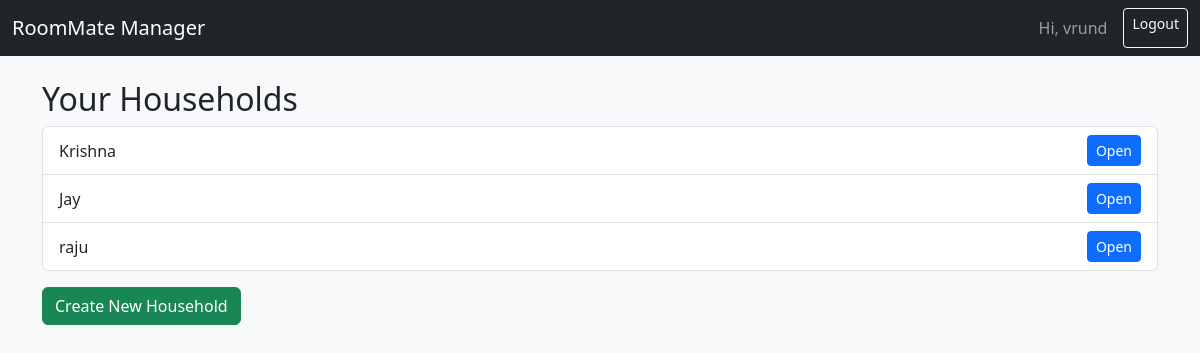
The page /dashboard/ (signed in) on the database its author committed.
### core/models.py (models this page shows, shortened)
class Household(models.Model):
    name = models.CharField(max_length=100)
    address = models.CharField(max_length=200, blank=True)
    join_code = models.CharField(max_length=20, unique=True)
    created_by = models.ForeignKey(User, on_delete=models.CASCADE, related_name='households_created')
    created_at = models.DateTimeField(auto_now_add=True)

### core/views.py (the view)
# urls.py: path('dashboard/', views.dashboard, name='dashboard'),
@login_required
def dashboard(request):
    memberships = Membership.objects.filter(user=request.user)
    households = [m.household for m in memberships]
    context = {
        'households': households,
    }
    return render(request, 'core/dashboard.html', context)

### templates/core/dashboard.html (shortened to what this page needs)
{% extends "base.html" %}
{% block content %}
<h2>Your Households</h2>
{% if households %}
    <ul class="list-group mb-3">
        {% for h in households %}
            <li class="list-group-item d-flex justify-content-between align-items-center">
                <span>{{ h.name }}</span>
                <a href="{% url 'household_detail' h.pk %}" class="btn btn-sm btn-primary">Open</a>
            </li>
        {% endfor %}
    </ul>
{% else %}
    <p>You are not in any household yet.</p>
{% endif %}
<a href="{% url 'household_create' %}" class="btn btn-success">Create New Household</a>
{% endblock %}

### templates/base.html (shortened to what this page needs)
<!DOCTYPE html>
<html lang="en">
<head>
    <link
      href="https://cdn.jsdelivr.net/npm/bootstrap@5.3.3/dist/css/bootstrap.min.css"
      rel="stylesheet"
    >
</head>
<body class="bg-light">
<nav class="navbar navbar-expand-lg navbar-dark bg-dark mb-4">
    <div class="container-fluid">
        <a class="navbar-brand" href="{% url 'dashboard' %}">RoomMate Manager</a>
        <div class="d-flex">
            {% if user.is_authenticated %}
                <span class="navbar-text me-3">Hi, {{ user.username }}</span>
                <a class="btn btn-outline-light btn-sm" href="{% url 'logout' %}">Logout</a>
            {% else %}
                <a class="btn btn-outline-light btn-sm" href="{% url 'login' %}">Login</a>
            {% endif %}
        </div>
    </div>
</nav>
<div class="container">
    {% block content %}{% endblock %}
</div>
</body>
</html>

### rows shown on the page
Household: name "Krishna"
Household: name "Jay"
Household: name "raju"

### other values the page prints
{{ user.username }} "vrund"
